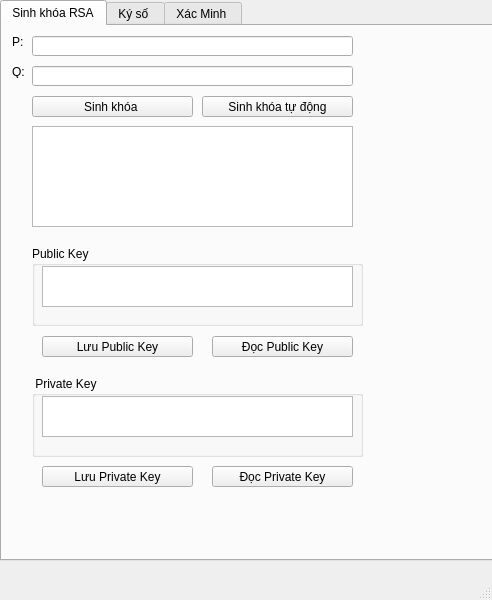
<?xml version="1.0" encoding="UTF-8"?>
<ui version="4.0">
 <class>MainWindow</class>
 <widget class="QMainWindow" name="MainWindow">
  <property name="geometry">
   <rect>
    <x>0</x>
    <y>0</y>
    <width>492</width>
    <height>600</height>
   </rect>
  </property>
  <property name="windowTitle">
   <string>MainWindow</string>
  </property>
  <widget class="QWidget" name="centralwidget">
   <widget class="QTabWidget" name="tabWidget">
    <property name="geometry">
     <rect>
      <x>0</x>
      <y>0</y>
      <width>531</width>
      <height>561</height>
     </rect>
    </property>
    <property name="currentIndex">
     <number>0</number>
    </property>
    <property name="usesScrollButtons">
     <bool>false</bool>
    </property>
    <widget class="QWidget" name="tab_1">
     <attribute name="title">
      <string>Sinh khóa RSA</string>
     </attribute>
     <widget class="QLabel" name="label">
      <property name="geometry">
       <rect>
        <x>10</x>
        <y>10</y>
        <width>37</width>
        <height>12</height>
       </rect>
      </property>
      <property name="text">
       <string>P:</string>
      </property>
     </widget>
     <widget class="QLineEdit" name="txtP">
      <property name="geometry">
       <rect>
        <x>30</x>
        <y>10</y>
        <width>321</width>
        <height>20</height>
       </rect>
      </property>
     </widget>
     <widget class="QLineEdit" name="txtQ">
      <property name="geometry">
       <rect>
        <x>30</x>
        <y>40</y>
        <width>321</width>
        <height>20</height>
       </rect>
      </property>
     </widget>
     <widget class="QLabel" name="label_2">
      <property name="geometry">
       <rect>
        <x>10</x>
        <y>40</y>
        <width>37</width>
        <height>12</height>
       </rect>
      </property>
      <property name="text">
       <string>Q:</string>
      </property>
     </widget>
     <widget class="QPushButton" name="btnGenerate">
      <property name="geometry">
       <rect>
        <x>30</x>
        <y>70</y>
        <width>161</width>
        <height>21</height>
       </rect>
      </property>
      <property name="text">
       <string>Sinh khóa </string>
      </property>
     </widget>
     <widget class="QTextEdit" name="txtKeyResult">
      <property name="geometry">
       <rect>
        <x>30</x>
        <y>100</y>
        <width>321</width>
        <height>101</height>
       </rect>
      </property>
     </widget>
     <widget class="QPushButton" name="btnSavePublic">
      <property name="geometry">
       <rect>
        <x>40</x>
        <y>310</y>
        <width>151</width>
        <height>21</height>
       </rect>
      </property>
      <property name="text">
       <string>Lưu Public Key</string>
      </property>
     </widget>
     <widget class="QPushButton" name="btnSavePrivate">
      <property name="geometry">
       <rect>
        <x>40</x>
        <y>440</y>
        <width>151</width>
        <height>21</height>
       </rect>
      </property>
      <property name="text">
       <string>Lưu Private Key</string>
      </property>
     </widget>
     <widget class="QPushButton" name="btnLoadPublic">
      <property name="geometry">
       <rect>
        <x>210</x>
        <y>310</y>
        <width>141</width>
        <height>21</height>
       </rect>
      </property>
      <property name="text">
       <string>Đọc Public Key</string>
      </property>
     </widget>
     <widget class="QPushButton" name="btnLoadPrivate">
      <property name="geometry">
       <rect>
        <x>210</x>
        <y>440</y>
        <width>141</width>
        <height>21</height>
       </rect>
      </property>
      <property name="text">
       <string>Đọc Private Key</string>
      </property>
     </widget>
     <widget class="QGroupBox" name="groupBox">
      <property name="geometry">
       <rect>
        <x>30</x>
        <y>220</y>
        <width>331</width>
        <height>80</height>
       </rect>
      </property>
      <property name="title">
       <string>Public Key</string>
      </property>
      <widget class="QTextEdit" name="txtPublicInfo">
       <property name="geometry">
        <rect>
         <x>10</x>
         <y>20</y>
         <width>311</width>
         <height>41</height>
        </rect>
       </property>
      </widget>
     </widget>
     <widget class="QGroupBox" name="groupBox_2">
      <property name="geometry">
       <rect>
        <x>30</x>
        <y>350</y>
        <width>331</width>
        <height>81</height>
       </rect>
      </property>
      <property name="title">
       <string> Private Key</string>
      </property>
      <widget class="QTextEdit" name="txtPrivateInfo">
       <property name="geometry">
        <rect>
         <x>10</x>
         <y>20</y>
         <width>311</width>
         <height>41</height>
        </rect>
       </property>
      </widget>
     </widget>
     <widget class="QPushButton" name="btnAutoGenerate">
      <property name="geometry">
       <rect>
        <x>200</x>
        <y>70</y>
        <width>151</width>
        <height>21</height>
       </rect>
      </property>
      <property name="text">
       <string>Sinh khóa tự động</string>
      </property>
     </widget>
    </widget>
    <widget class="QWidget" name="tab2">
     <attribute name="title">
      <string>Ký số </string>
     </attribute>
     <widget class="QTextEdit" name="txtMessage">
      <property name="geometry">
       <rect>
        <x>30</x>
        <y>80</y>
        <width>301</width>
        <height>66</height>
       </rect>
      </property>
     </widget>
     <widget class="QPushButton" name="btnSign">
      <property name="geometry">
       <rect>
        <x>30</x>
        <y>160</y>
        <width>111</width>
        <height>21</height>
       </rect>
      </property>
      <property name="text">
       <string>Ký số</string>
      </property>
     </widget>
     <widget class="QTextEdit" name="txtSignature">
      <property name="geometry">
       <rect>
        <x>30</x>
        <y>220</y>
        <width>301</width>
        <height>66</height>
       </rect>
      </property>
     </widget>
     <widget class="QLabel" name="label_5">
      <property name="geometry">
       <rect>
        <x>30</x>
        <y>190</y>
        <width>37</width>
        <height>20</height>
       </rect>
      </property>
      <property name="text">
       <string>Chữ ký </string>
      </property>
     </widget>
     <widget class="QLabel" name="label_6">
      <property name="geometry">
       <rect>
        <x>30</x>
        <y>60</y>
        <width>81</width>
        <height>16</height>
       </rect>
      </property>
      <property name="text">
       <string>Thông điệp</string>
      </property>
     </widget>
     <widget class="QTextEdit" name="txtSHA256">
      <property name="geometry">
       <rect>
        <x>30</x>
        <y>320</y>
        <width>301</width>
        <height>66</height>
       </rect>
      </property>
     </widget>
     <widget class="QLabel" name="label_7">
      <property name="geometry">
       <rect>
        <x>30</x>
        <y>300</y>
        <width>91</width>
        <height>16</height>
       </rect>
      </property>
      <property name="text">
       <string>SHA-256</string>
      </property>
     </widget>
     <widget class="QPushButton" name="btnOpenFile">
      <property name="geometry">
       <rect>
        <x>30</x>
        <y>30</y>
        <width>111</width>
        <height>21</height>
       </rect>
      </property>
      <property name="text">
       <string>Chọn file TXT</string>
      </property>
     </widget>
     <widget class="QLineEdit" name="txtFilePath">
      <property name="geometry">
       <rect>
        <x>170</x>
        <y>30</y>
        <width>161</width>
        <height>20</height>
       </rect>
      </property>
     </widget>
     <widget class="QPushButton" name="btnSaveSignature">
      <property name="geometry">
       <rect>
        <x>180</x>
        <y>160</y>
        <width>111</width>
        <height>21</height>
       </rect>
      </property>
      <property name="text">
       <string>Lưu chữ ký</string>
      </property>
     </widget>
    </widget>
    <widget class="QWidget" name="widget">
     <attribute name="title">
      <string>Xác Minh </string>
     </attribute>
     <widget class="QTextEdit" name="txtVerifyMessage">
      <property name="geometry">
       <rect>
        <x>20</x>
        <y>60</y>
        <width>301</width>
        <height>66</height>
       </rect>
      </property>
     </widget>
     <widget class="QTextEdit" name="txtVerifySignature">
      <property name="geometry">
       <rect>
        <x>20</x>
        <y>150</y>
        <width>301</width>
        <height>66</height>
       </rect>
      </property>
     </widget>
     <widget class="QPushButton" name="btnVerify">
      <property name="geometry">
       <rect>
        <x>20</x>
        <y>230</y>
        <width>91</width>
        <height>21</height>
       </rect>
      </property>
      <property name="text">
       <string>Xác minh </string>
      </property>
     </widget>
     <widget class="QLabel" name="lblResult">
      <property name="geometry">
       <rect>
        <x>20</x>
        <y>260</y>
        <width>151</width>
        <height>16</height>
       </rect>
      </property>
      <property name="text">
       <string>Kết quả </string>
      </property>
     </widget>
     <widget class="QLabel" name="label_3">
      <property name="geometry">
       <rect>
        <x>20</x>
        <y>40</y>
        <width>71</width>
        <height>16</height>
       </rect>
      </property>
      <property name="text">
       <string>Thông điệp</string>
      </property>
     </widget>
     <widget class="QLabel" name="label_4">
      <property name="geometry">
       <rect>
        <x>20</x>
        <y>130</y>
        <width>61</width>
        <height>16</height>
       </rect>
      </property>
      <property name="text">
       <string>Chữ ký </string>
      </property>
     </widget>
     <widget class="QPushButton" name="btnLoadSignature">
      <property name="geometry">
       <rect>
        <x>140</x>
        <y>230</y>
        <width>101</width>
        <height>21</height>
       </rect>
      </property>
      <property name="text">
       <string>Mở chữ ký </string>
      </property>
     </widget>
     <widget class="QPushButton" name="btnOpenVerifyFile">
      <property name="geometry">
       <rect>
        <x>20</x>
        <y>10</y>
        <width>91</width>
        <height>21</height>
       </rect>
      </property>
      <property name="text">
       <string>Mở file TXT</string>
      </property>
     </widget>
     <widget class="QLineEdit" name="txtVerifyFilePath">
      <property name="geometry">
       <rect>
        <x>130</x>
        <y>10</y>
        <width>151</width>
        <height>20</height>
       </rect>
      </property>
     </widget>
     <widget class="QTextEdit" name="txtVerifyHash">
      <property name="geometry">
       <rect>
        <x>20</x>
        <y>300</y>
        <width>301</width>
        <height>66</height>
       </rect>
      </property>
     </widget>
    </widget>
   </widget>
  </widget>
  <widget class="QMenuBar" name="menubar">
   <property name="geometry">
    <rect>
     <x>0</x>
     <y>0</y>
     <width>492</width>
     <height>18</height>
    </rect>
   </property>
  </widget>
  <widget class="QStatusBar" name="statusbar"/>
 </widget>
 <resources/>
 <connections/>
</ui>
